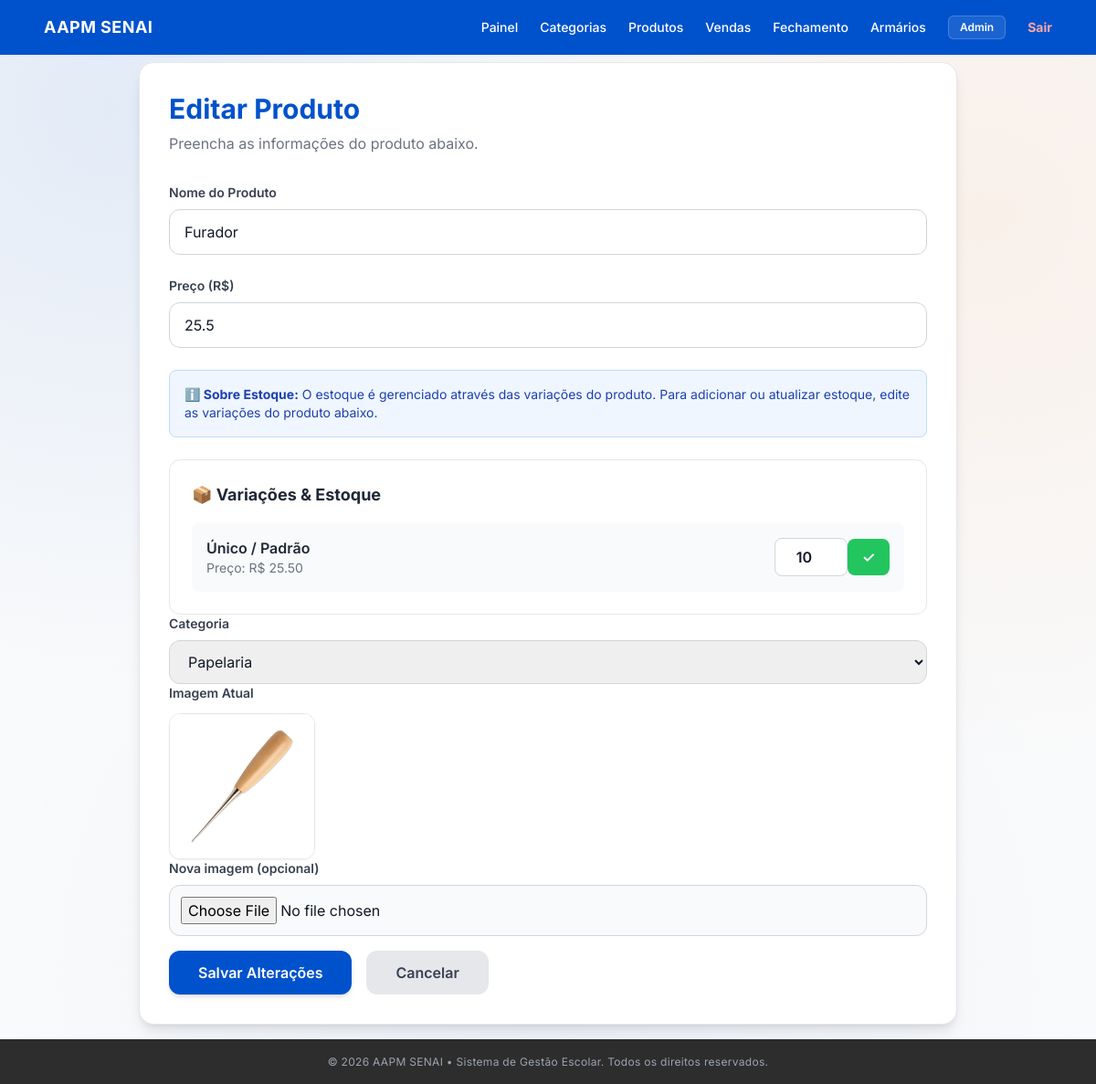
The page /produtos/9/editar (signed in) on the database as committed earlier.
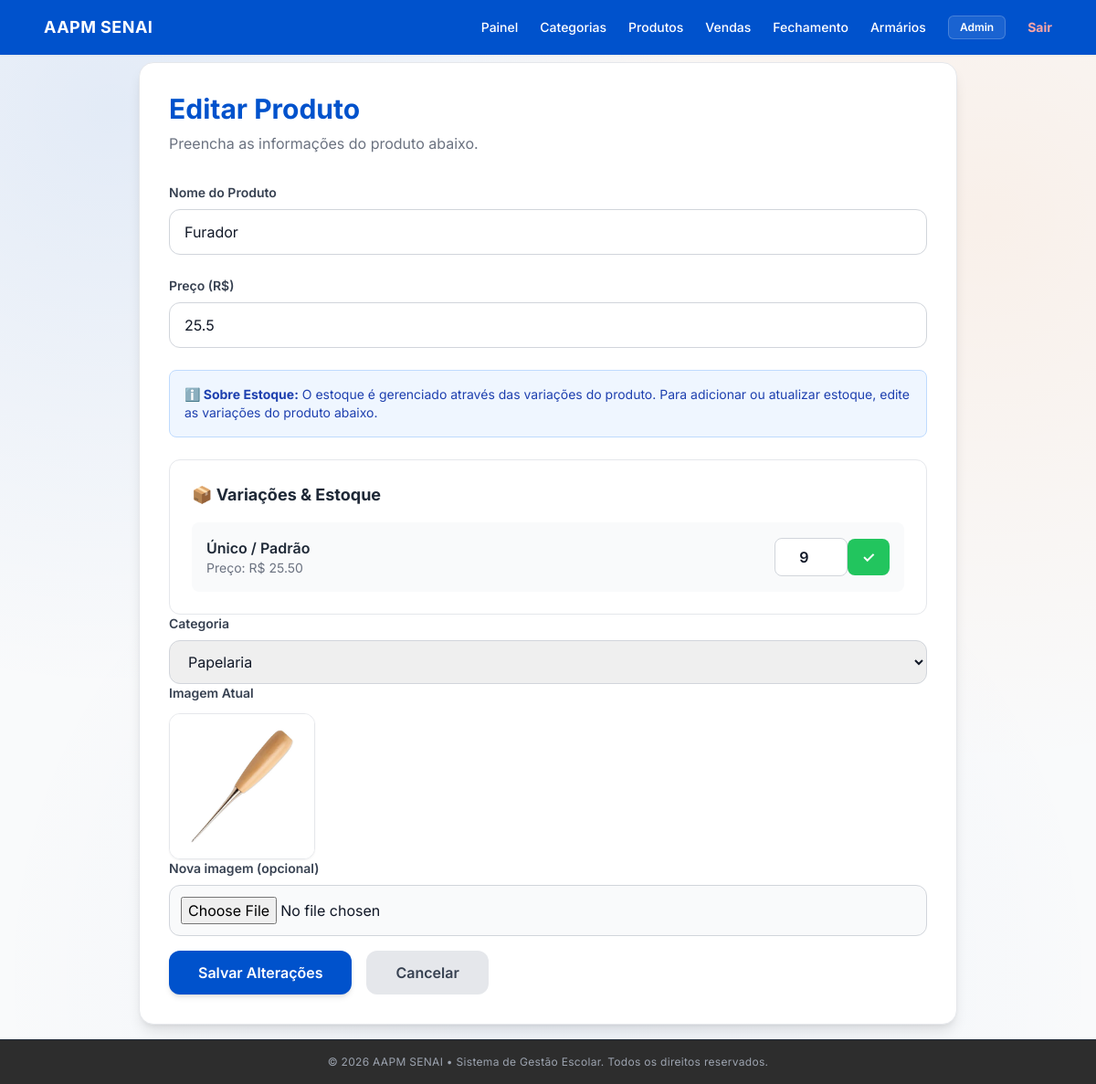
The same page on the database as committed later.
### app/models/produto_variacao_model.py (models this page shows, shortened)
class ProdutoVariacao(Base):
    __tablename__ = "produto_variacoes"
    __table_args__ = (
        UniqueConstraint("produto_id", "tamanho", "cor", name="uq_variacao_produto_tamanho_cor"),
    )
    id            = Column(Integer, primary_key=True, autoincrement=True, index=True)
    produto_id    = Column(Integer, ForeignKey("produtos.id", ondelete="CASCADE"), nullable=False)
    tamanho       = Column(String(20), nullable=False)
    cor           = Column(String(50), nullable=False)
    sku           = Column(String(50), nullable=True, unique=True)
    preco         = Column(Float, nullable=True)  # se None, usa o preço base do produto
    estoque_atual = Column(Integer, nullable=False, default=0)
    ativo         = Column(Boolean, default=True)
    produto = relationship("Produto", back_populates="variacoes")

### app/controllers/produto_controller.py (the view)
@router.get("/{prod_id}/editar")
def form_editar_produto(
    prod_id: int,
    request: Request,
    db: Session = Depends(get_db),
    admin=Depends(require_admin)
):
    produto = (
        db.query(Produto)
        .filter(
            Produto.id == prod_id
        )
        .first()
    )
    categorias = (
        db.query(Categoria)
        .filter(
            Categoria.ativo == True
        )
        .order_by(
            Categoria.nome
        )
        .all()
    )
    return templates.TemplateResponse(
        request,
        "produtos/form.html",
        {
            "request": request,
            "usuario": admin,
            "editando": produto,
            "categorias": categorias,
        }
    )

### app/templates/produtos/form.html (shortened to what the changed rows need)
{% extends "base.html" %}
{% block conteudo %}
<div class="max-w-4xl mx-auto">
    <div class="bg-white rounded-2xl shadow-lg border border-gray-200 p-8">
        <div class="mb-8">
            <h1 class="text-3xl font-bold text-[#0052cc]">
                {{ "Editar Produto" if editando else "Cadastrar Produto" }}
            </h1>
        </div>
        <form
            action="{{ '/produtos/' + editando.id|string + '/editar' if editando else '/produtos/novo' }}"
            method="post"
            enctype="multipart/form-data"
            class="space-y-6"
        >
            {% if editando and editando.variacoes %}
            <div class="bg-white border border-gray-200 rounded-xl p-6">
                <div class="space-y-3">
                    {% for variacao in editando.variacoes %}
                    <div class="flex items-center justify-between bg-gray-50 p-4 rounded-lg">
                        <div class="flex-1">
                            <p class="font-semibold text-gray-800">{{ variacao.descricao }}</p>
                            <p class="text-sm text-gray-500">Preço: R$ {{ "%.2f"|format(variacao.preco_efetivo) }}</p>
                        </div>
                        <form action="/produtos/{{ editando.id }}/variacao/{{ variacao.id }}/estoque" method="post" class="flex items-center gap-2">
                            <input
                                type="number"
                                name="estoque_atual"
                                value="{{ variacao.estoque_atual }}"
                                min="0"
                                class="w-20 border border-gray-300 rounded-lg px-3 py-2 text-center font-semibold focus:ring-2 focus:ring-blue-500 focus:outline-none"
                            >
                            <button type="submit" class="bg-green-500 hover:bg-green-600 text-white font-bold px-4 py-2 rounded-lg transition">✓</button>
                        </form>
                    </div>
                    {% endfor %}
                </div>
            </div>
            {% endif %}
        </form>
    </div>
</div>
{% endblock conteudo %}

Rows that differ between the two databases and show on the page:
changed ProdutoVariacao "Único / Padrão": estoque_atual "10" → "9"
